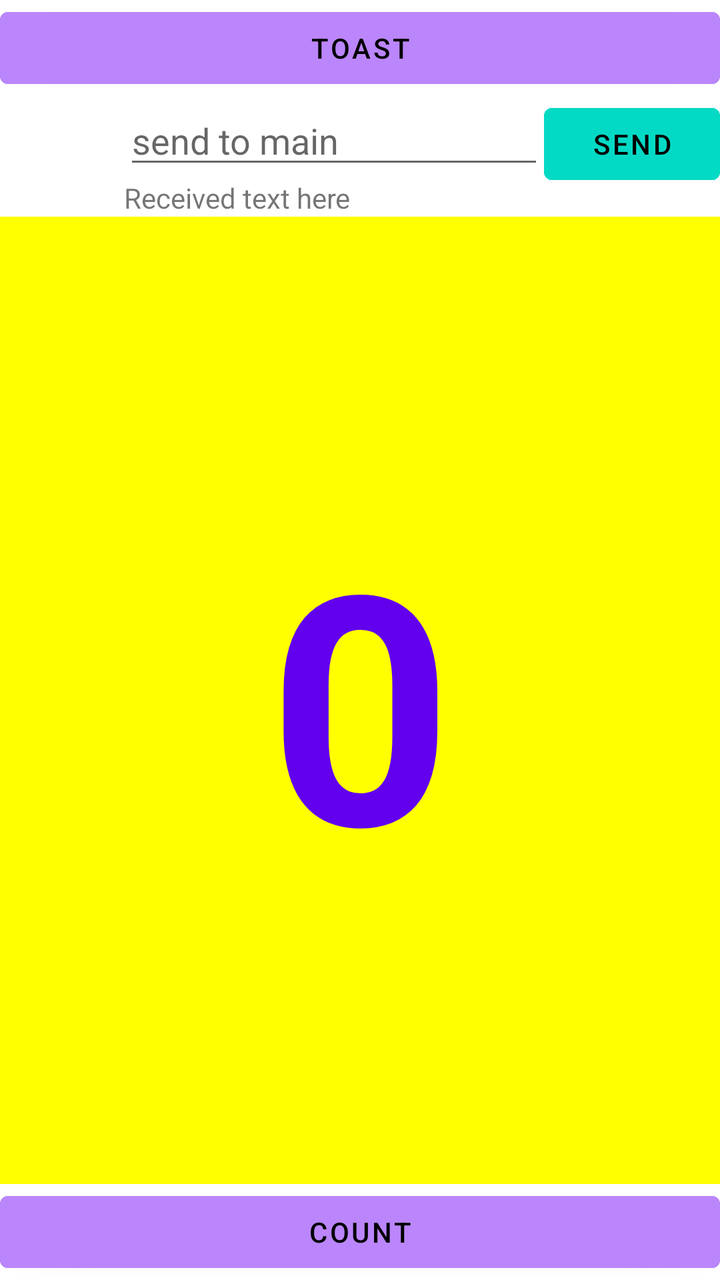
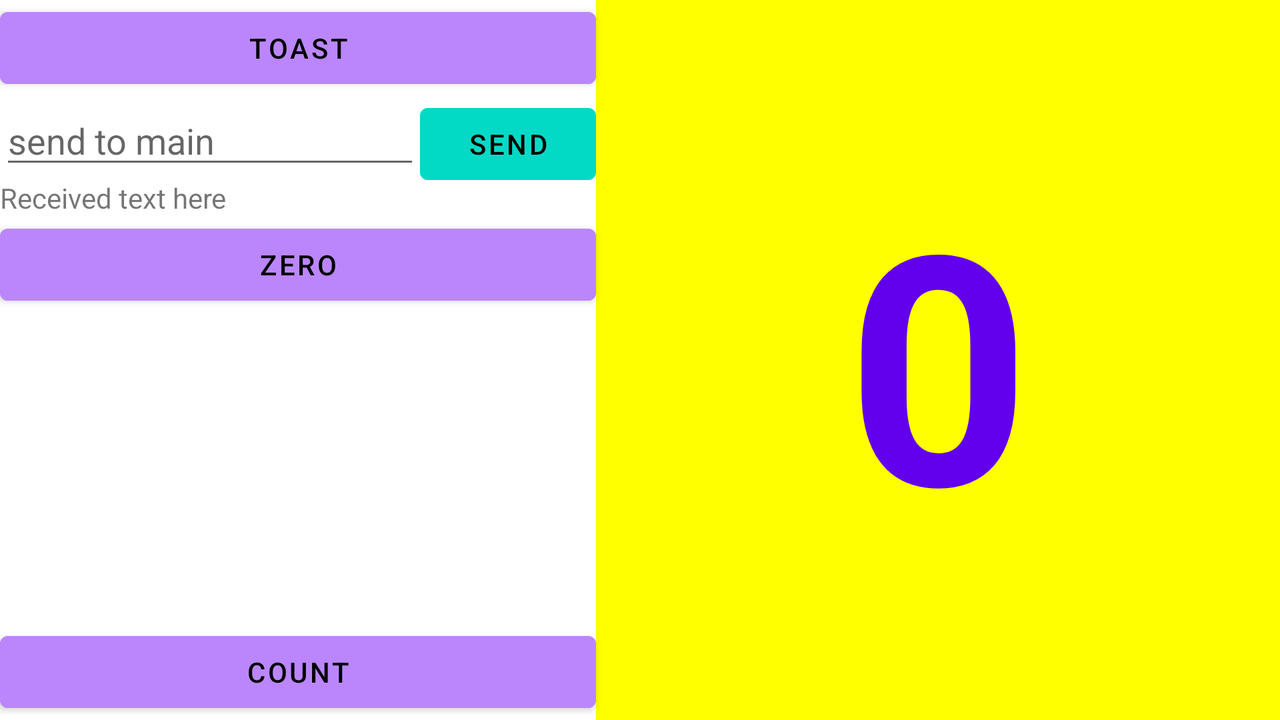

Compare how this app lays out the same screen by default and in its alternative resource folder. The renders come first, then the two layout files and the values they reference.
<!-- AndroidManifest.xml: application theme Theme.LifeCycleAleks -->
<!-- res/layout/activity_lesson1.xml -->
<?xml version="1.0" encoding="utf-8"?>
<androidx.constraintlayout.widget.ConstraintLayout xmlns:android="http://schemas.android.com/apk/res/android"
    xmlns:app="http://schemas.android.com/apk/res-auto"
    xmlns:tools="http://schemas.android.com/tools"
    android:layout_width="match_parent"
    android:layout_height="match_parent"
    tools:context=".Lesson1Activity">

    <Button
        android:id="@+id/button_toast"
        android:layout_width="0dp"
        android:layout_height="wrap_content"
        android:backgroundTint="@color/purple_200"
        android:text="@string/button_label_toast"
        android:textColor="@color/black"
        app:layout_constraintEnd_toEndOf="parent"
        app:layout_constraintStart_toStartOf="parent"
        app:layout_constraintTop_toTopOf="parent" />

    <Button
        android:id="@+id/button2"
        android:layout_width="0dp"
        android:layout_height="wrap_content"
        android:backgroundTint="@color/purple_200"
        android:text="@string/button_label_count"
        android:textColor="@color/black"
        app:layout_constraintBottom_toBottomOf="parent"
        app:layout_constraintEnd_toEndOf="parent"
        app:layout_constraintStart_toStartOf="parent" />

    <Button
        android:id="@+id/button_send"
        android:layout_width="wrap_content"
        android:layout_height="wrap_content"
        android:backgroundTint="@color/teal_200"
        android:text="@string/button_label_send"
        android:textColor="@color/black"
        android:textSize="14sp"
        app:layout_constraintEnd_toEndOf="parent"
        app:layout_constraintTop_toBottomOf="@+id/button_toast" />

    <EditText
        android:id="@+id/editText"
        android:layout_width="wrap_content"
        android:layout_height="wrap_content"
        android:ems="10"
        android:hint="@string/hint_edit_send_to_main"
        android:autofillHints="@string/hint_edit_send_to_main"
        android:inputType="textPersonName"
        app:layout_constraintEnd_toStartOf="@+id/button_send"
        app:layout_constraintTop_toTopOf="@+id/button_send" />

    <TextView
        android:id="@+id/tvFromMainActivity"
        android:layout_width="0dp"
        android:layout_height="wrap_content"
        android:text="@string/received_text_here"
        app:layout_constraintEnd_toEndOf="@+id/button_send"
        app:layout_constraintStart_toStartOf="@+id/editText"
        app:layout_constraintTop_toBottomOf="@+id/editText" />

    <TextView
        android:id="@+id/show_count"
        android:layout_width="0dp"
        android:layout_height="0dp"
        android:background="#ffff00"
        android:gravity="center"
        android:text="@string/count_initial_value"
        android:textColor="@color/purple_500"
        android:textSize="160sp"
        android:textStyle="bold"
        app:layout_constraintBottom_toTopOf="@+id/button2"
        app:layout_constraintEnd_toEndOf="parent"
        app:layout_constraintStart_toStartOf="parent"
        app:layout_constraintTop_toBottomOf="@+id/tvFromMainActivity" />
</androidx.constraintlayout.widget.ConstraintLayout>
<!-- resources referenced by this layout -->
<resources>
  <color name="black">#FF000000</color>
  <color name="purple_200">#FFBB86FC</color>
  <color name="purple_500">#FF6200EE</color>
  <color name="teal_200">#FF03DAC5</color>
  <string name="button_label_count">Count</string>
  <string name="button_label_send">Send</string>
  <string name="button_label_toast">Toast</string>
  <string name="count_initial_value" translatable="false">0</string>
  <string name="hint_edit_send_to_main">send to main</string>
  <string name="received_text_here">Received text here</string>
  <style name="Theme.LifeCycleAleks" parent="Theme.MaterialComponents.DayNight.DarkActionBar">
          
          <item name="colorPrimary">@color/purple_500</item>
          <item name="colorPrimaryVariant">@color/purple_700</item>
          <item name="colorOnPrimary">@color/white</item>
          
          <item name="colorSecondary">@color/teal_200</item>
          <item name="colorSecondaryVariant">@color/teal_700</item>
          <item name="colorOnSecondary">@color/black</item>
          
          <item name="android:statusBarColor">?attr/colorPrimaryVariant</item>
          
      </style>
  <color name="purple_700">#FF3700B3</color>
  <color name="white">#FFFFFFFF</color>
  <color name="teal_700">#FF018786</color>
</resources>
<!-- res/layout-land/activity_lesson1.xml (the repository's variant of the layout above) -->
<!-- drawn on the phone turned sideways -->
<?xml version="1.0" encoding="utf-8"?>
<androidx.constraintlayout.widget.ConstraintLayout xmlns:android="http://schemas.android.com/apk/res/android"
    xmlns:app="http://schemas.android.com/apk/res-auto"
    xmlns:tools="http://schemas.android.com/tools"
    android:layout_width="match_parent"
    android:layout_height="match_parent"
    tools:context=".Lesson1Activity">

    <Button
        android:id="@+id/button_toast"
        android:layout_width="0dp"
        android:layout_height="wrap_content"
        android:backgroundTint="@color/purple_200"
        android:text="@string/button_label_toast"
        android:textColor="@color/black"
        app:layout_constraintEnd_toStartOf="@+id/show_count"
        app:layout_constraintStart_toStartOf="parent"
        app:layout_constraintTop_toTopOf="parent" />

    <Button
        android:id="@+id/button_count"
        android:layout_width="0dp"
        android:layout_height="wrap_content"
        android:backgroundTint="@color/purple_200"
        android:text="@string/button_label_count"
        android:textColor="@color/black"
        app:layout_constraintBottom_toBottomOf="parent"
        app:layout_constraintEnd_toStartOf="@+id/show_count"
        app:layout_constraintStart_toStartOf="parent" />

    <Button
        android:id="@+id/button_send"
        android:layout_width="wrap_content"
        android:layout_height="wrap_content"
        android:backgroundTint="@color/teal_200"
        android:text="@string/button_label_send"
        android:textColor="@color/black"
        android:textSize="14sp"
        app:layout_constraintStart_toEndOf="@+id/editText"
        app:layout_constraintTop_toBottomOf="@+id/button_toast" />

    <EditText
        android:id="@+id/editText"
        android:layout_width="wrap_content"
        android:layout_height="wrap_content"
        android:autofillHints="@string/hint_edit_send_to_main"
        android:ems="10"
        android:hint="@string/hint_edit_send_to_main"
        android:inputType="textPersonName"
        app:layout_constraintStart_toStartOf="parent"
        app:layout_constraintTop_toBottomOf="@+id/button_toast" />

    <TextView
        android:id="@+id/tvFromMainActivity"
        android:layout_width="0dp"
        android:layout_height="wrap_content"
        android:text="@string/received_text_here"
        app:layout_constraintEnd_toEndOf="@+id/button_send"
        app:layout_constraintStart_toStartOf="@+id/editText"
        app:layout_constraintTop_toBottomOf="@+id/editText" />

    <TextView
        android:id="@+id/show_count"
        android:layout_width="0dp"
        android:layout_height="0dp"
        android:background="#ffff00"
        android:gravity="center"
        android:text="@string/count_initial_value"
        android:textColor="@color/purple_500"
        android:textSize="160sp"
        android:textStyle="bold"
        app:layout_constraintBottom_toBottomOf="parent"
        app:layout_constraintEnd_toEndOf="parent"
        app:layout_constraintStart_toEndOf="@+id/button_send"
        app:layout_constraintTop_toTopOf="parent"
        app:layout_constraintVertical_bias="1.0" />

    <Button
        android:id="@+id/btZero"
        android:layout_width="0dp"
        android:layout_height="wrap_content"
        android:backgroundTint="@color/purple_200"
        android:text="Zero"
        android:textColor="@color/black"
        app:layout_constraintEnd_toStartOf="@+id/show_count"
        app:layout_constraintStart_toStartOf="parent"
        app:layout_constraintTop_toBottomOf="@+id/tvFromMainActivity" />


</androidx.constraintlayout.widget.ConstraintLayout>
